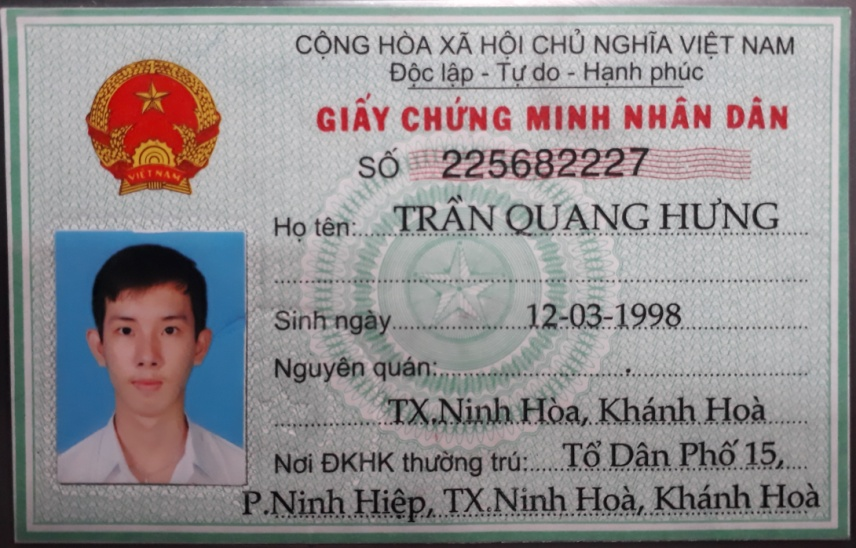
#> input picture card-detection/data/temp4.jpg, 856 x 548 px
$ jupyter execute --allow-errors FE-Credit_CMND.ipynb   (shell and % lines are left out)
#> lines starting #> are read from the running program, lines starting #| are printed output that depends on the picture; after the words box and inside, x2 and y2 are one past the last pixel; in counts of white or black regions, pixels touching at a corner belong together
[cell 1]
import numpy as np
import cv2 as cv
import face_recognition as fr
import matplotlib.pyplot as plt
from scipy.spatial.distance import euclidean

[cell 2]
# Đọc ảnh đầu vào
img = cv.imread('data/temp4.jpg')
#> img is the input picture: shape (548, 856, 3); mean B, G, R 143.6, 142.1, 146.1

[cell 3]
# Hiện ảnh đầu vào
plt.imshow(img)
plt.show()

**Tiêu chuẩn ảnh chân dung**
* Ảnh màu.
* Kích thước 3x4 cm.
* Đầu để trần.
* Chụp ảnh chính diện, rõ mặt, rõ hai tai, không đeo kính, trang phục tác phong nghiêm túc, lịch sự.

[cell 4]
# Kiểm tra ảnh đầu vào có phải là ảnh màu
# True: ảnh màu
# False: ảnh trắng đen
def check_color_image(img):
  if len(img.shape) == 3:
    return True
  else:
    return False

[cell 5]
# Kiểm tra ảnh trên CMND có chứa khuôn mặt của người
# True: có đúng 1 khuôn mặt người
# False: không có hoặc có nhiều hơn 1 khuôn mặt người
def check_human_face(img):
  if len(fr.face_locations(img, model = 'cnn')) != 1:
    return False
  else:
    return True

[cell 6]
# Kiểm tra xem khuôn mặt trong ảnh CMND có chính diện hay không (không quá lệch qua trái, phải)
# True: khuôn mặt chính diện
# False: khuôn mặt bị lệch trái, phải.
def check_face_direction(img):
  face_landmarks = fr.face_landmarks(img)
  dist_1 = euclidean(face_landmarks[0]['left_eye'][3], face_landmarks[0]['nose_bridge'][0])
  dist_2 = euclidean(face_landmarks[0]['right_eye'][0], face_landmarks[0]['nose_bridge'][0])

  if 0.9 <= (dist_1 / dist_2) <= 1.1:
    if 0.95 <= (face_landmarks[0]['left_eye'][3][1] / face_landmarks[0]['right_eye'][0][1]) <= 1.05:
      return True
    else:
      return False
  else:
    return False

[cell 7]
# Kiểm tra xem khuôn mặt trong ảnh CMND có nhắm mắt hay không
# True: nhắm mắt
# False: mở mắt
def check_eye_closed(img):
  face_landmarks = fr.face_landmarks(img)
  dist_1 = euclidean(face_landmarks[0]['left_eye'][1], face_landmarks[0]['left_eye'][5])
  dist_2 = euclidean(face_landmarks[0]['left_eye'][2], face_landmarks[0]['left_eye'][4])
  dist_3 = euclidean(face_landmarks[0]['left_eye'][0], face_landmarks[0]['left_eye'][3])

  dist_4 = euclidean(face_landmarks[0]['right_eye'][1], face_landmarks[0]['right_eye'][5])
  dist_5 = euclidean(face_landmarks[0]['right_eye'][2], face_landmarks[0]['right_eye'][4])
  dist_6 = euclidean(face_landmarks[0]['right_eye'][0], face_landmarks[0]['right_eye'][3])

  ear_1 = (dist_1 + dist_2) / (2 * dist_3)
  ear_2 = (dist_4 + dist_5) / (2 * dist_6)

  if ear_1 <= 0.3 or ear_2 <= 0.3:
    return True
  else:
    return False

[cell 8]
# Kiểm tra xem khuôn mặt trong ảnh CMND có hé môi (mở miệng) hay không
# True: hé môi
# False: không hé môi
def check_lip_opened(img):
  face_landmarks = fr.face_landmarks(img)
  if 0.98 <= face_landmarks[0]['top_lip'][-4][1] / face_landmarks[0]['bottom_lip'][-4][1] <= 1.02:
    return False
  else:
    return True

#> (a cell that did not finish here is left out)

[cell 10]
# Kiểm tra khuôn mặt trong ảnh CMND có khớp với khuôn mặt của khách hàng
# True: khớp
# False: không khớp
def check_matched_faces(real_img, card_img):
  real_img_encoding = fr.face_encodings(real_img)[0]
  card_img_encoding = fr.face_encodings(card_img)[0]

  return fr.compare_faces([real_img_encoding], card_img_encoding)[0]

[cell 11]
# Kiểm tra khuôn mặt trong ảnh CMND có đeo kính
# True: đeo kính
# False: không đeo kính
def check_eyeglasses(img):
  img = cv.cvtColor(img, cv.COLOR_BGR2GRAY)
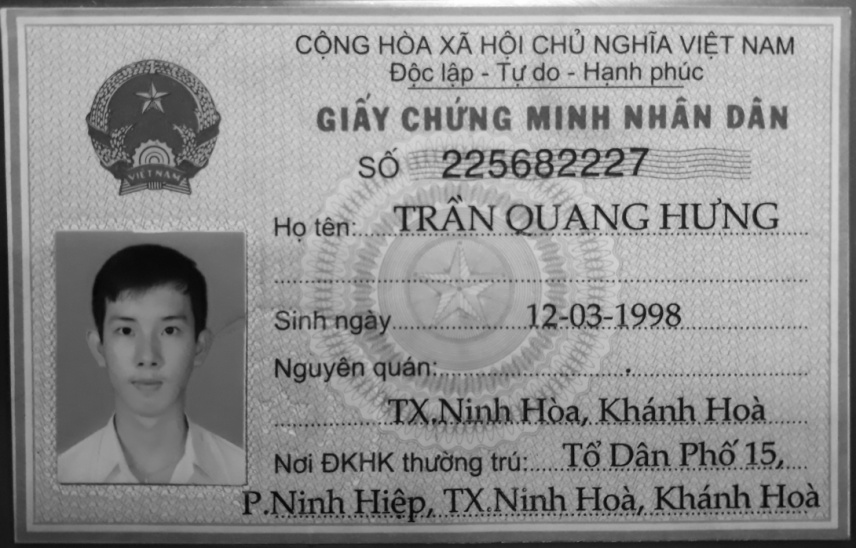
#> img: shape (548, 856); min 5, max 255, mean 143.5
  img = cv.GaussianBlur(img, (11,11), 0)
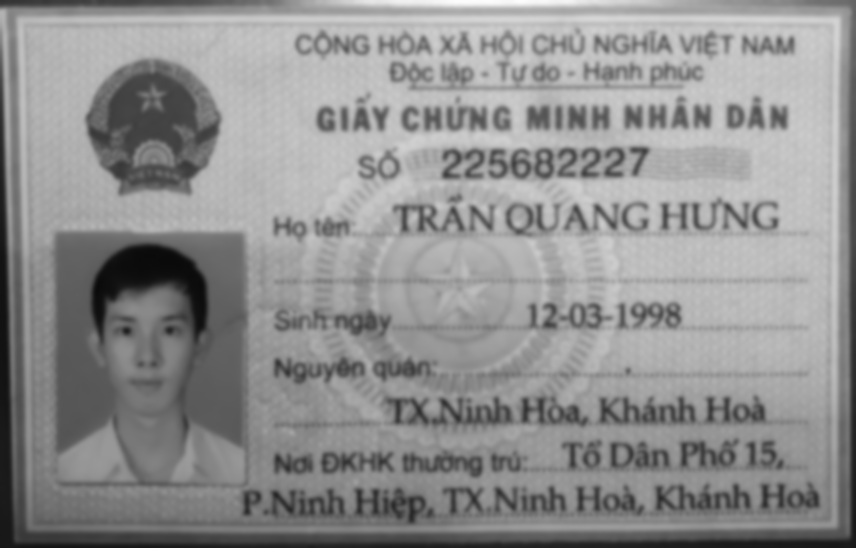
#> img: shape (548, 856); min 10, max 253, mean 143.5

  sobel_y = cv.Sobel(img, cv.CV_64F, 0 ,1 , ksize=-1)
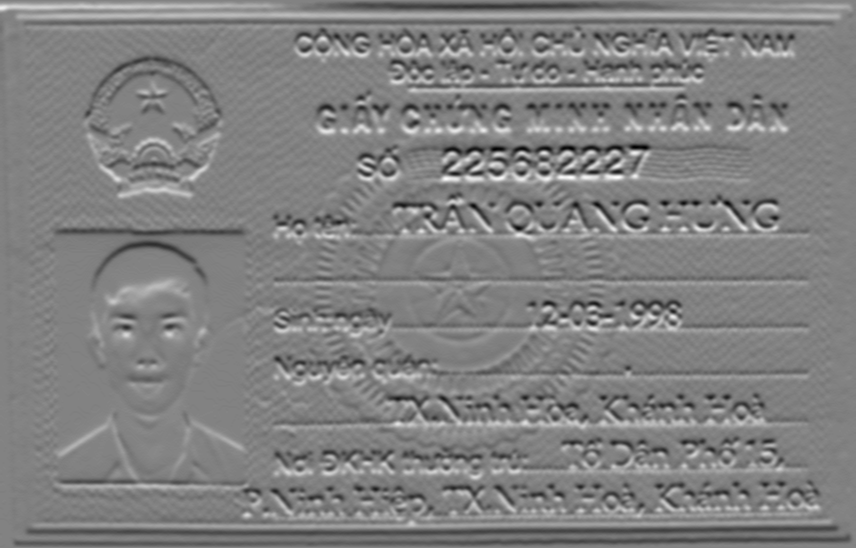
#> sobel_y: shape (548, 856) float64; min -781, max 749, mean -7.4; drawn with min black and max white
  sobel_y = cv.convertScaleAbs(sobel_y)
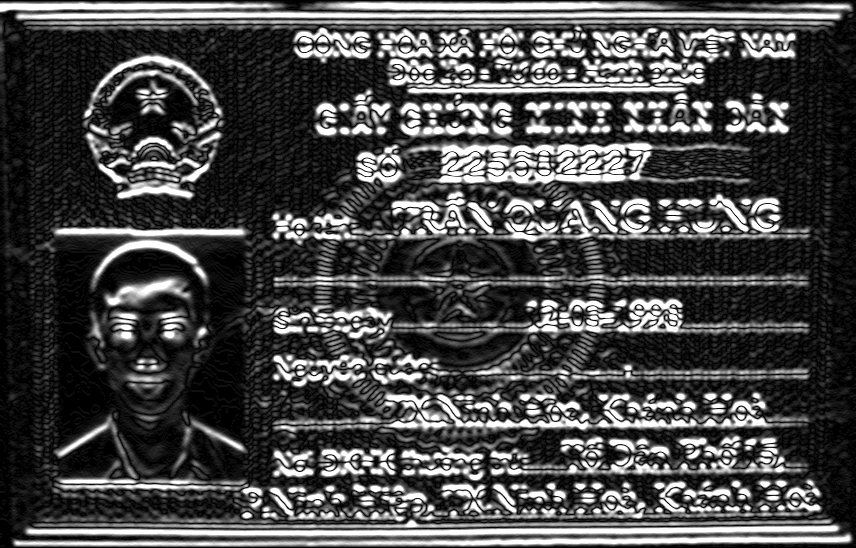
#> sobel_y: shape (548, 856); min 0, max 255, mean 72.9
  edgeness = sobel_y

  retVal,thresh = cv.threshold(edgeness,0,255,cv.THRESH_BINARY+cv.THRESH_OTSU)
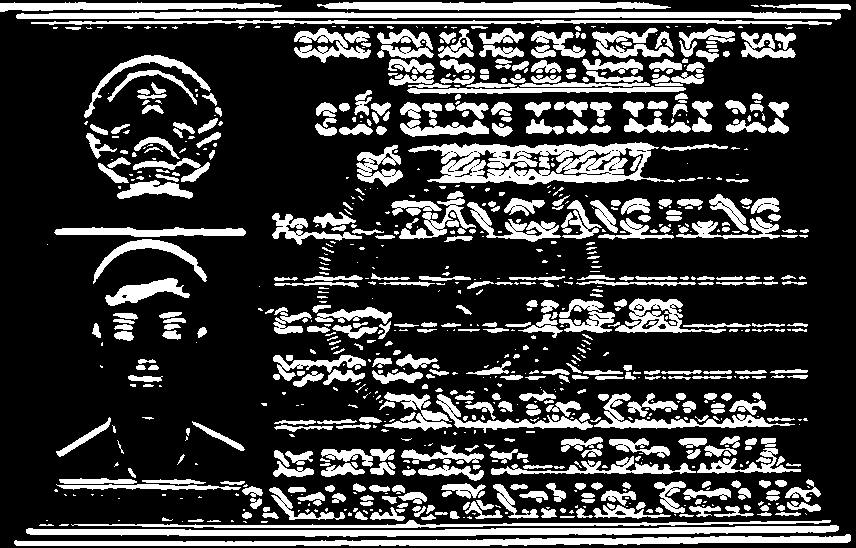
#> thresh: shape (548, 856); 23.8% white; 903 white regions (412 under 20 px), largest, box (x1, y1, x2, y2) and area: (408, 142, 675, 185) 5982, (26, 525, 839, 537) 5211, (14, 534, 851, 546) 4881
#> retVal = 116

  d = len(thresh) * 0.5
#> d = 274
  x = np.int32(d * 6/7)
#> x = 234
  y = np.int32(d * 3/4)
#> y = 205
  w = np.int32(d * 2/7)
#> w = 78
  h = np.int32(d * 2/4)
#> h = 137

  x_2_1 = np.int32(d * 1/4)
#> x_2_1 = 68
  x_2_2 = np.int32(d * 5/4)
#> x_2_2 = 342
  w_2 = np.int32(d * 1/2)
#> w_2 = 137
  y_2 = np.int32(d * 8/7)
#> y_2 = 313
  h_2 = np.int32(d * 1/2)
#> h_2 = 137

  roi_1 = thresh[y:y+h, x:x+w]
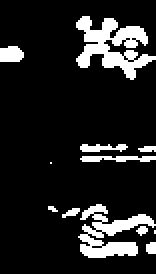
#> roi_1: shape (137, 78) (shown 2 times larger); 13.3% white; 12 white regions (4 under 20 px), largest, box (x1, y1, x2, y2) and area: (38, 8, 78, 40) 604, (39, 102, 78, 129) 472, (40, 78, 78, 81) 89
  roi_2_1 = thresh[y_2:y_2+h_2, x_2_1:x_2_1+w_2]
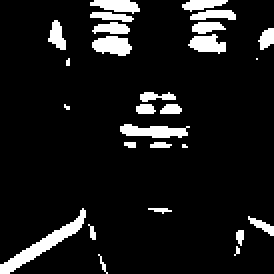
#> roi_2_1: shape (137, 137) (shown 2 times larger); 9.2% white; 27 white regions (8 under 20 px), largest, box (x1, y1, x2, y2) and area: (0, 104, 43, 137) 294, (60, 62, 95, 69) 165, (46, 18, 66, 28) 146
  roi_2_2 = thresh[y_2:y_2+h_2, x_2_2:x_2_2+w_2]
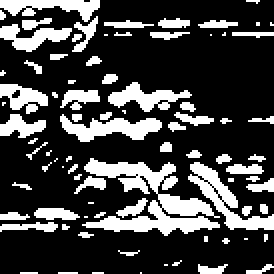
#> roi_2_2: shape (137, 137) (shown 2 times larger); 26% white; 84 white regions (48 under 20 px), largest, box (x1, y1, x2, y2) and area: (41, 79, 110, 118) 1059, (94, 81, 137, 115) 433, (30, 57, 81, 71) 365
  roi_2 = np.hstack([roi_2_1,roi_2_2])
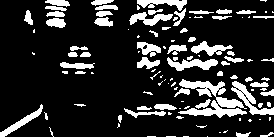
#> roi_2: shape (137, 274); 17.6% white; 109 white regions (56 under 20 px), largest, box (x1, y1, x2, y2) and area: (178, 79, 247, 118) 1059, (231, 81, 274, 115) 433, (167, 57, 218, 71) 365

  measure_1 = sum(sum(roi_1/255)) / (np.shape(roi_1)[0] * np.shape(roi_1)[1])
#> measure_1 = 0.133
  measure_2 = sum(sum(roi_2/255)) / (np.shape(roi_2)[0] * np.shape(roi_2)[1])
#> measure_2 = 0.176
  measure = measure_1*0.3 + measure_2*0.7
#> measure = 0.163

  if measure > 0.15:
    return True
  else:
    return False

[cell 12]
check_eyeglasses(img)
#> Out = True

[cell 13]
check_color_image(img)
#> Out = True

[cell 14]
check_human_face(img)
#> (the call stopped at in check_human_face, `if len(fr.face_locations(img, model = 'cnn')) != 1:`: face_recognition is not available in this run)

[cell 15]
real_img = cv.imread('Chanyeol 1.png', 1)
card_img = cv.imread('Chanyeol 2.jpg', 1)
check_matched_faces(real_img, card_img)
#> (the call stopped at in check_matched_faces, `real_img_encoding = fr.face_encodings(real_img)[0]`: face_recognition is not available in this run)

[cell 16]
check_eye_closed(img)
#> (the call stopped at in check_eye_closed, `face_landmarks = fr.face_landmarks(img)`: face_recognition is not available in this run)

$ run again, with card-detection/data/temp2.jpg copied over card-detection/data/temp4.jpg
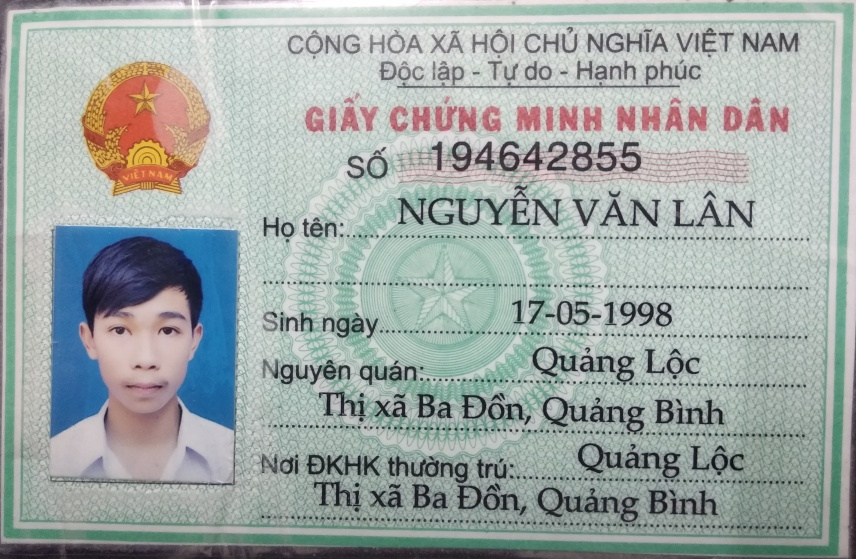
#> input picture card-detection/data/temp2.jpg, 856 x 559 px
#> img is the input picture: shape (559, 856, 3); mean B, G, R 165.7, 168.1, 159.6
#> in check_eyeglasses, `retVal,thresh = cv.threshold(edgeness,0,255,cv.THRESH_BINARY+cv.THRESH..`:
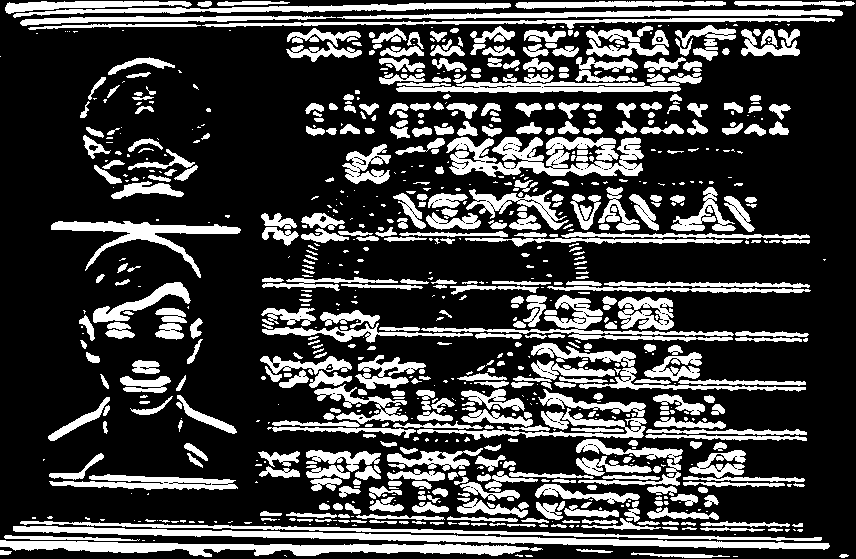
#> thresh: shape (559, 856); 25.8% white; 860 white regions (368 under 20 px), largest, box (x1, y1, x2, y2) and area: (13, 526, 830, 550) 5064, (446, 137, 644, 177) 4761, (0, 540, 543, 557) 4458
#> retVal = 119
#> d = 279.5
#> x = 239
#> y = 209
#> w = 79
#> h = 139
#> x_2_1 = 69
#> x_2_2 = 349
#> w_2 = 139
#> y_2 = 319
#> h_2 = 139
#> roi_1: shape (139, 79); 23.2% white; 31 white regions (12 under 20 px), largest, box (x1, y1, x2, y2) and area: (22, 99, 77, 117) 526, (23, 18, 60, 37) 331, (23, 118, 79, 127) 323
#> roi_2_1: shape (139, 139); 18.2% white; 28 white regions (5 under 20 px), largest, box (x1, y1, x2, y2) and area: (51, 57, 102, 74) 562, (0, 78, 41, 113) 345, (86, 4, 115, 21) 333
#> roi_2_2: shape (139, 139); 33.1% white; 83 white regions (44 under 20 px), largest, box (x1, y1, x2, y2) and area: (6, 36, 77, 70) 1040, (0, 68, 59, 105) 756, (0, 4, 124, 24) 586
#> in check_eyeglasses, `roi_2 = np.hstack([roi_2_1,roi_2_2])`:
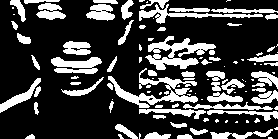
#> roi_2: shape (139, 278); 25.7% white; 109 white regions (49 under 20 px), largest, box (x1, y1, x2, y2) and area: (108, 68, 198, 108) 1061, (145, 36, 216, 70) 1040, (139, 4, 263, 24) 586
#> measure_1 = 0.232
#> measure_2 = 0.257
#> measure = 0.249
#> `check_eyeglasses(img)`: Out = True

$ run again, with card-detection/data/1.jpg copied over card-detection/data/temp4.jpg
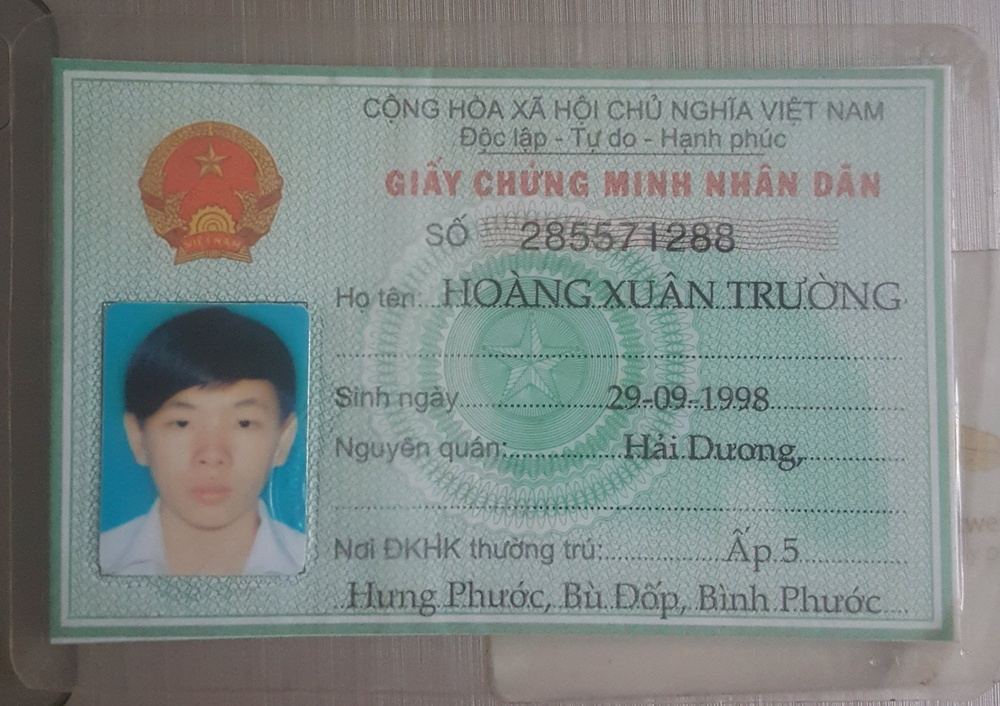
#> input picture card-detection/data/1.jpg, 1000 x 706 px, shrunk from 2374 x 1676 before the run
#> img is the input picture: shape (706, 1000, 3); mean B, G, R 133.3, 136.1, 127.7
#> in check_eyeglasses, `retVal,thresh = cv.threshold(edgeness,0,255,cv.THRESH_BINARY+cv.THRESH..`:
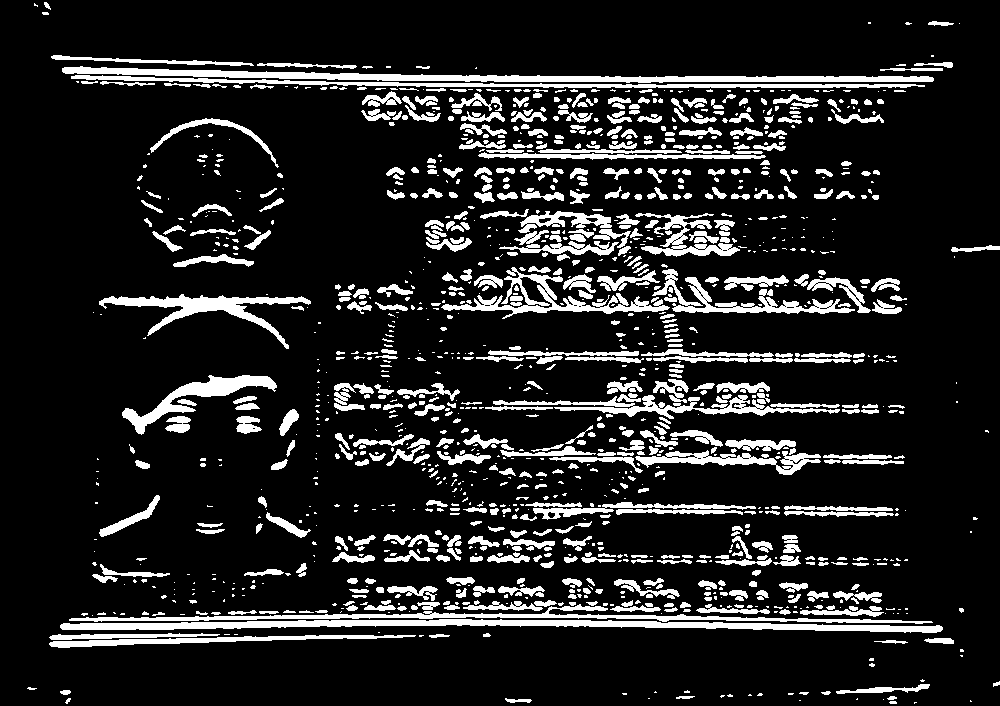
#> thresh: shape (706, 1000); 13.7% white; 1325 white regions (681 under 20 px), largest, box (x1, y1, x2, y2) and area: (60, 619, 943, 633) 5586, (62, 66, 934, 83) 5333, (69, 604, 933, 624) 3487
#> retVal = 77
#> d = 353
#> x = 302
#> y = 264
#> w = 100
#> h = 176
#> x_2_1 = 88
#> x_2_2 = 441
#> w_2 = 176
#> y_2 = 403
#> h_2 = 176
#> roi_1: shape (176, 100); 12.2% white; 78 white regions (50 under 20 px), largest, box (x1, y1, x2, y2) and area: (32, 119, 54, 141) 248, (75, 20, 100, 33) 151, (32, 139, 63, 147) 151
#> roi_2_1: shape (176, 176); 9.6% white; 36 white regions (19 under 20 px), largest, box (x1, y1, x2, y2) and area: (34, 0, 108, 32) 772, (11, 92, 72, 134) 529, (148, 13, 174, 31) 308
#> roi_2_2: shape (176, 176); 21.5% white; 162 white regions (89 under 20 px), largest, box (x1, y1, x2, y2) and area: (92, 101, 176, 117) 530, (59, 43, 155, 54) 407, (0, 51, 50, 62) 304
#> in check_eyeglasses, `roi_2 = np.hstack([roi_2_1,roi_2_2])`:
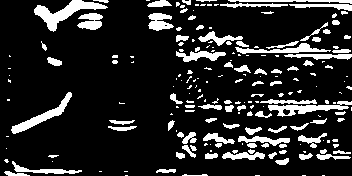
#> roi_2: shape (176, 352); 15.5% white; 197 white regions (108 under 20 px), largest, box (x1, y1, x2, y2) and area: (34, 0, 108, 32) 772, (268, 101, 352, 117) 530, (11, 92, 72, 134) 529
#> measure_1 = 0.122
#> measure_2 = 0.155
#> measure = 0.145
#> `check_eyeglasses(img)`: Out = False
#> `check_color_image(img)`: Out = True
